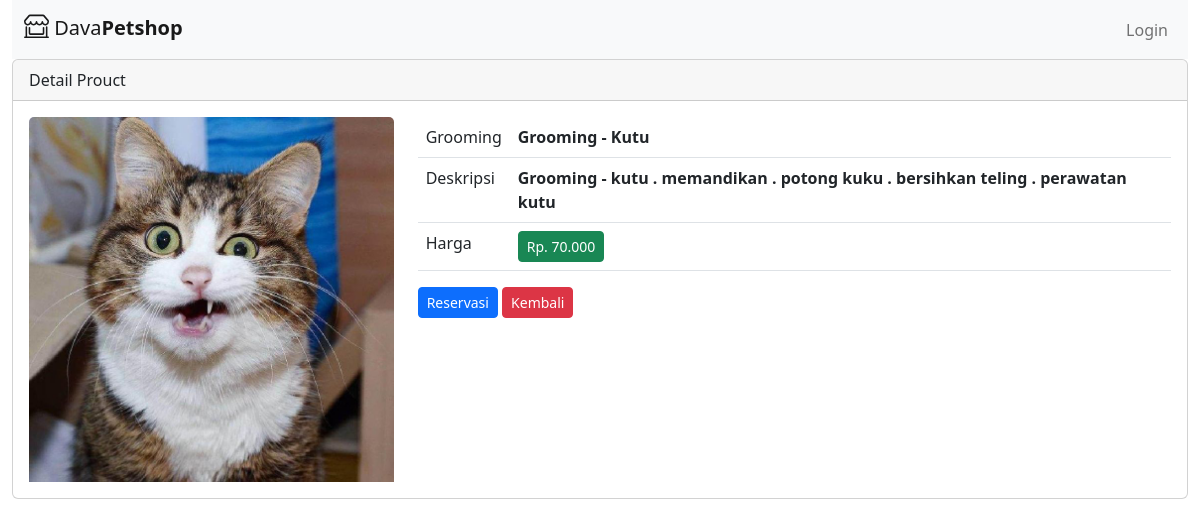
Before: /index.php/dashboard/detail_grooming/2 with the older database file.
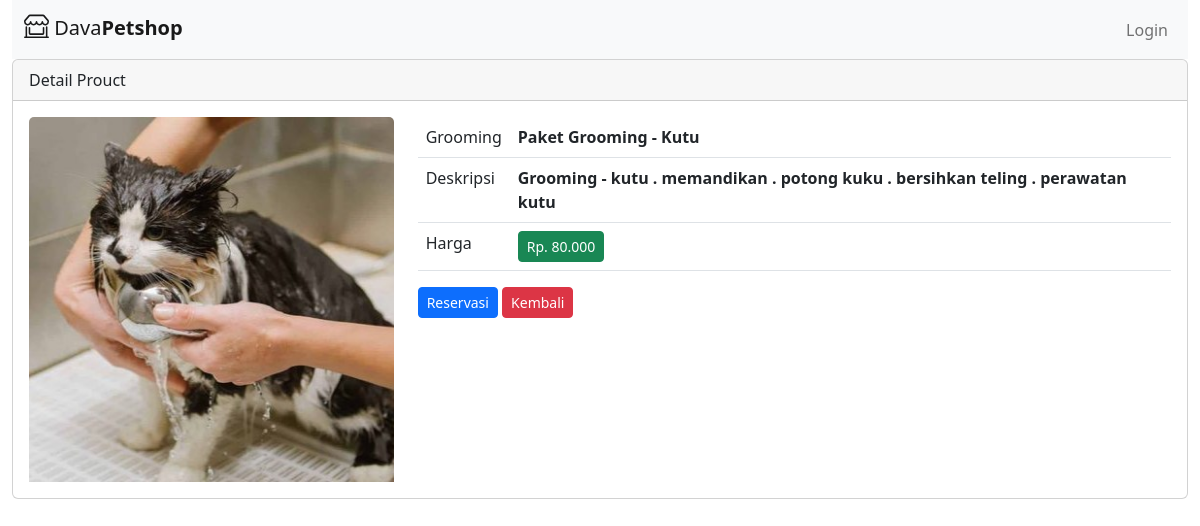
After: the same page with the newer database file.
### tables this page shows
CREATE TABLE `service_grooming` (
  `id_grooming` int(11) NOT NULL,
  `name` varchar(50) NOT NULL,
  `layanan` varchar(50) NOT NULL,
  `description` text NOT NULL,
  `price` int(11) NOT NULL,
  `image` varchar(20) NOT NULL
);

### application/controllers/dashboard.php (called while the page is built, shortened)
<?php
class Dashboard extends CI_Controller {
	public function detail_grooming($id_grooming) {
		$data['grooming'] = $this->model_grooming->detail_grooming($id_grooming);
		$this->load->view('tamplates/header');
		$this->load->view('tamplates/navbar');
		$this->load->view('grooming/detail_grooming', $data);
		$this->load->view('tamplates/footer');
	}
}

### index.php (called while the page is built, shortened)
<?php
require_once BASEPATH.'core/CodeIgniter.php';

### application/models/model_grooming.php (called while the page is built, shortened)
<?php
	class Model_grooming extends CI_Model {
		public function detail_grooming($id_grooming) {
			$result = $this->db->where('id_grooming',$id_grooming)->get('service_grooming');
			if($result->num_rows() > 0) {
				return $result->result();
			} else {
				return false;
			}
		}
	}
?>

### application/views/grooming/detail_grooming.php (the view)
<div class="container-fluid">
	<div class="card">
		<div class="card-header">
			Detail Prouct
		</div>
		<div class="card-body">
			<?php foreach ($grooming as $grm): ?>
				<div class="row">
					<div class="col-md-4">
						<img src="<?php echo base_url().'/assets/img/'.$grm->image ?>" class="card-img-top">
					</div>
					<div class="col-md-8">
						<table class="table">
							<tr>
								<td>Grooming</td>
								<td><strong><?php echo $grm->name ?></strong></td>
							</tr>
							<tr>
								<td>Deskripsi</td>
								<td><strong><?php echo $grm->description ?></strong></td>
							</tr>
							<tr>
								<td>Harga</td>
								<td><strong><div class="btn btn-sm btn-success"> Rp. <?php echo number_format($grm->price,0,',','.') ?></div></strong></td>
							</tr>
						</table>
						<?php echo anchor('grooming/reservasi_grooming/'.$grm->id_grooming.'/'.$this->session->userdata('user_id'),'<div class="btn btn-sm btn-primary"> Reservasi</div>') ?>
						<?php echo anchor('dashboard/index/','<div class="btn btn-sm btn-danger">Kembali</div>') ?>
					</div>
				</div>
			<?php endforeach; ?>
		</div>
	</div>
</div>

Changed rows visible on the page:
changed service_grooming "Grooming - kutu . memandikan . potong kuku . bersihkan teling . perawatan kutu": image: a different picture; name "Grooming - Kutu" → "Paket Grooming - Kutu"; price "70.000" → "80.000"
